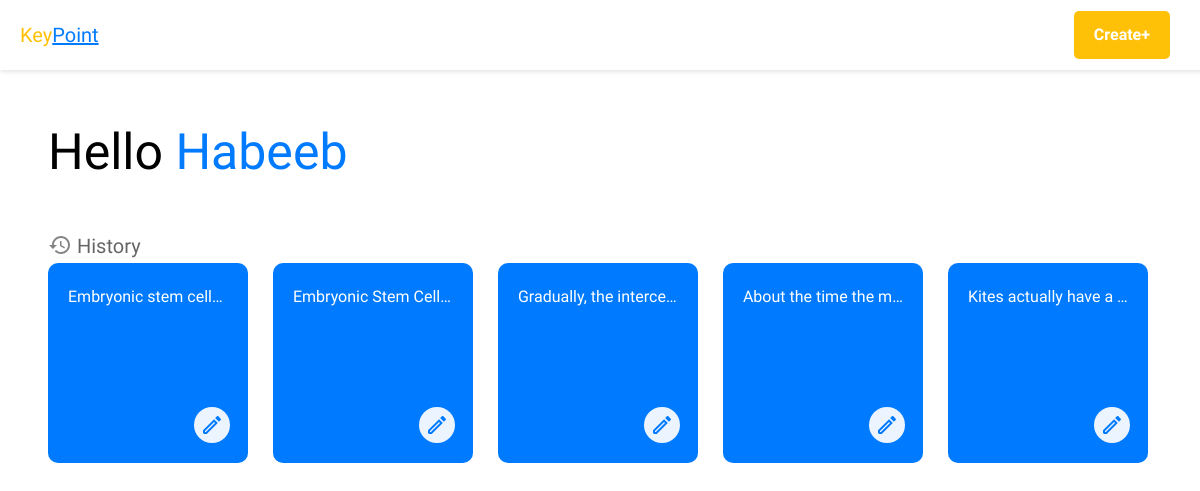
The app's page / (signed in), older data.
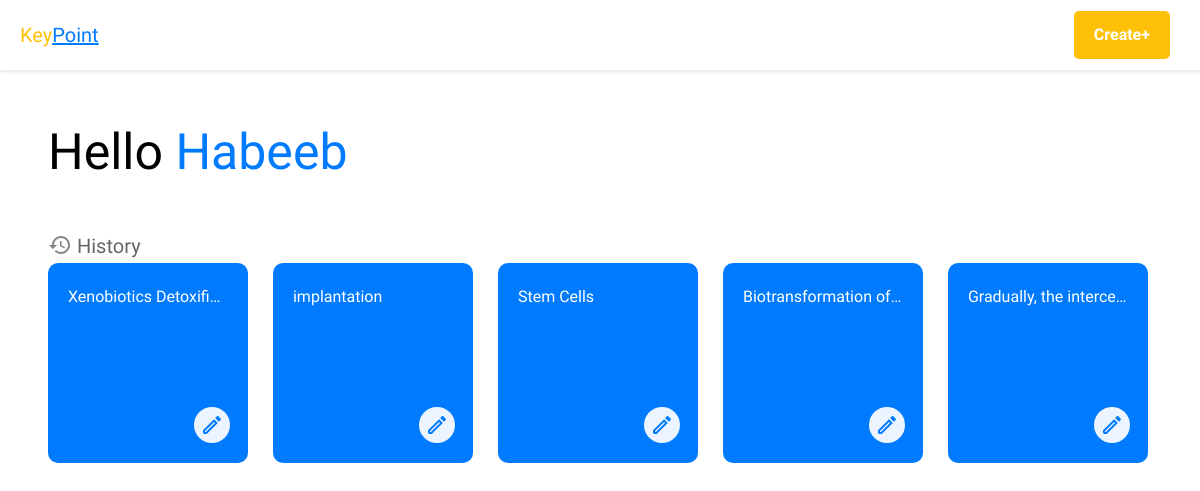
The same page, newer data.
### home/models.py (models this page shows, shortened)
class SavedData(models.Model):
    author = models.ForeignKey(User, on_delete=models.CASCADE)
    title = models.CharField(max_length=60, unique=True)
    data = models.TextField()
    slug = models.SlugField(max_length=100, unique=True, blank=True)

### home/views.py (the view)
# urls.py: path("", homePageView, name='home'),
def homePageView(request):
    if request.user.is_authenticated:
        user_data = SavedData.objects.filter(author=request.user)
        reversed_user_data = user_data[::-1]
        context = {
            'historical_chats':reversed_user_data
        }
        return render(request, 'home.html', context)
    else:
        return render(request, 'home.html')

### home/templates/home.html (shortened to what this page needs)
{% extends 'base.html' %}
{% block content %}
{% load socialaccount %}
{% if user.is_authenticated %}
<header class="header">
    <div class="logo">
        <a href="{% url 'home' %}">
        <strong style="color: #ffc107; display: inline-block;">Key</strong><div style="text-decoration: underline; color: #007bff; display: inline-block;">Point</div>
        </a>
    </div>
    <nav class="navigation">
        <ul>
            <li class="boxed-link"><a href="{% url 'emphasis' %}"><div>Create+</div></a></li>
        </ul>
    </nav>
</header>
<main class="home-content">
<div class="name"  id="text-container">
Hello <strong class="name-color"><a href="{% url 'settings' %}">{{user.username}}</a></strong>
</div><br>
<div class="h3-container" style="opacity: 60%;">
    <div class="history">
        History
    </div>
</div>
<div class="scroll-container">
    <div class="container">
        {% if historical_chats %}
            {% for data in historical_chats %}
            <div class="square-box">
                <a href="{% url 'detail' data.slug %}" class="box-link">
                    <div class="box-content">{{ data.title }}</div>
                </a>
                <a href="{% url 'edit' data.slug %}" class="edit-link">
                </a>
            </div>
            {% endfor %}
        {% else %}
        <div class="no-history-box">
            <div class="no-history-box-content" style="opacity: 50%;">No data</div>
        </div>
        {% endif %}
    </div>
</div>
</main>
{% endif %}
{% endblock %}

Row changes from the older to the newer data that the page shows:
removed SavedData: title "Embryonic stem cell…"
removed SavedData: title "Embryonic Stem Cell…"
no longer on this page (row unchanged): SavedData: title "About the time the m…"
no longer on this page (row unchanged): SavedData: title "Kites actually have a…"
added SavedData: title "Xenobiotics Detoxifi…"
added SavedData: title "implantation"
added SavedData: title "Stem Cells"
added SavedData: title "Biotransformation of…"
